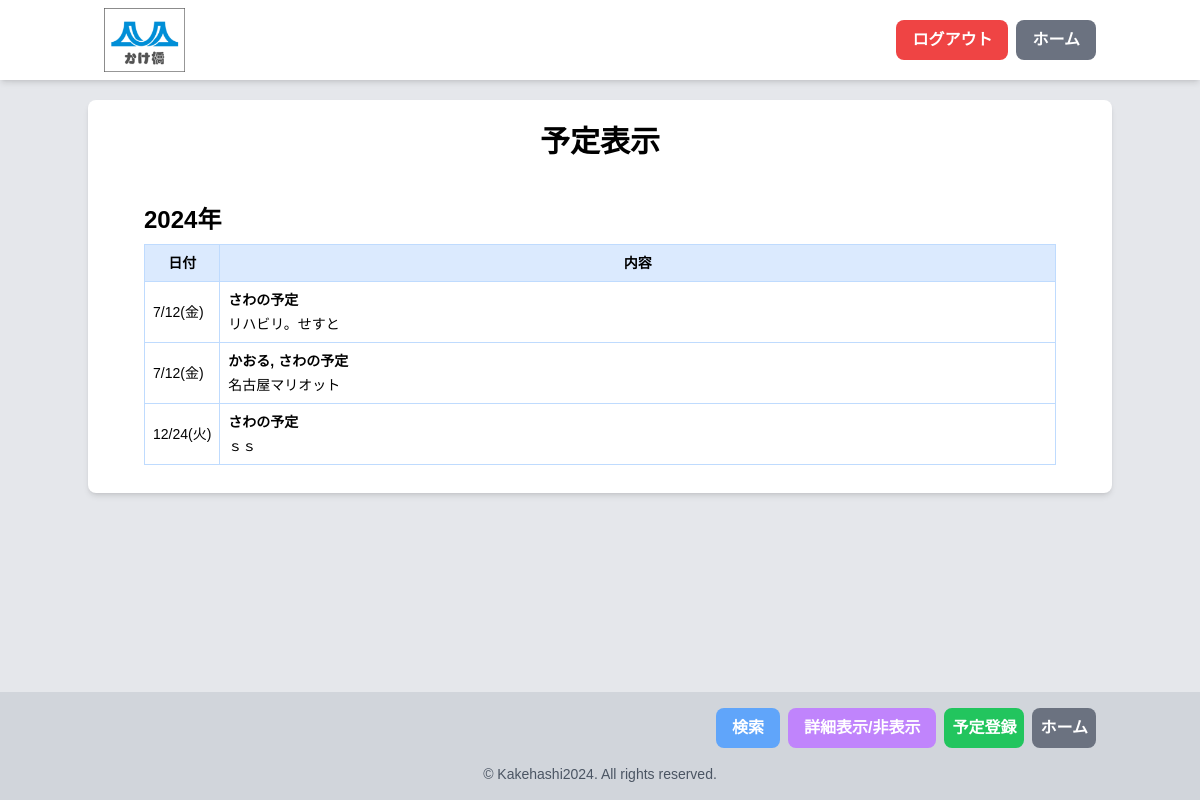
The app's page /schedule_view.php (signed in) with its own data.
### tables this page shows
CREATE TABLE `schedules` (
  `id` int(11) NOT NULL,
  `group_id` int(11) NOT NULL,
  `user_id` int(11) NOT NULL,
  `date` date NOT NULL,
  `content` text NOT NULL,
  `others` text DEFAULT NULL,
  `created_at` timestamp NOT NULL DEFAULT current_timestamp(),
  `updated_at` timestamp NOT NULL DEFAULT current_timestamp() ON UPDATE current_timestamp(),
  `updated_by` int(11) DEFAULT NULL
);

### funcs.php (called while the page is built, shortened)
<?php
function h($str) {
    return htmlspecialchars($str, ENT_QUOTES, 'UTF-8');
}

### schedule_view.php (the view, shortened to what this page needs)
<?php
require_once 'funcs.php';
$pdo = db_conn();
$query = "SELECT s.id, s.date, s.content, u.username as creator,
       GROUP_CONCAT(DISTINCT su.username SEPARATOR ', ') as shared_with,
       GROUP_CONCAT(DISTINCT sf_u.username SEPARATOR ', ') as schedule_for,
       s.others, s.created_at, s.updated_at, u2.username as updated_by
FROM schedules s
JOIN users u ON s.user_id = u.id
LEFT JOIN schedule_shares ss ON s.id = ss.schedule_id
LEFT JOIN users su ON ss.user_id = su.id
LEFT JOIN schedule_for sf ON s.id = sf.schedule_id
LEFT JOIN users sf_u ON sf.user_id = sf_u.id
LEFT JOIN users u2 ON s.updated_by = u2.id
WHERE s.group_id = ? AND (s.user_id = ? OR ss.user_id = ?)";
$params = [$_SESSION['group_id'], $_SESSION['user_id'], $_SESSION['user_id']];
$query .= " GROUP BY s.id ORDER BY s.date ASC";
$stmt = $pdo->prepare($query);
$stmt->execute($params);
$schedules = $stmt->fetchAll(PDO::FETCH_ASSOC);
$schedulesByYear = [];
foreach ($schedules as $schedule) {
    $year = date('Y', strtotime($schedule['date']));
    $schedulesByYear[$year][] = $schedule;
}
$weekdays = ['日', '月', '火', '水', '木', '金', '土'];
?>
<!DOCTYPE html>
<html lang="ja">
<head>
    <script src="https://cdn.tailwindcss.com"></script>
    <link rel="stylesheet" href="styles/main.css">
</head>
<body class="bg-gray-200" id="body">
    <?php include 'header0.php'; ?>
    <div class="pt-16 sm:pt-20">
        <main class="container mx-auto mt-5 mb-40">
            <div class="bg-white rounded-lg shadow-md p-1 sm:p-6">
                <div class="text-center mb-6">
                    <h1 class="text-2xl sm:text-3xl font-bold">予定表示</h1>
                </div>
                <div class="overflow-x-auto schedule_table">
                    <div class="inline-block w-full py-1 px-1 align-middle sm:px-6 lg:px-8">
                        <?php foreach ($schedulesByYear as $year => $yearSchedules) : ?>
                            <h3 class="text-xl sm:text-2xl font-bold mb-2 mt-4"><?= h($year) ?>年</h3>
                            <table class="min-w-full border-collapse border border-blue-200">
                                <thead>
                                    <tr class="bg-blue-100">
                                        <th class="text-left text-xs sm:text-sm font-semibold p-2 border border-blue-200 text-center">日付</th>
                                        <th class="text-left text-xs sm:text-sm font-semibold p-2 border border-blue-200 text-center">内容</th>
                                    </tr>
                                </thead>
                                <tbody>
                                    <?php foreach ($yearSchedules as $schedule) : ?>
                                        <?php
                                        $date = new DateTime($schedule['date']);
                                        $formattedDate = $date->format('n/j') . '(' . $weekdays[$date->format('w')] . ')';
                                        ?>
                                        <tr class="hover:bg-blue-50 transition-colors duration-200">
                                            <td class="text-xs sm:text-sm p-2 border border-blue-200"><?= h($formattedDate) ?></td>
                                            <td class="text-xs sm:text-sm border border-blue-200 schedule-cell">
                                                <div class="schedule-owner">
                                                    <?php if (!empty($schedule['schedule_for'])) : ?>
                                                        <?= h($schedule['schedule_for']) ?>の予定
                                                    <?php elseif (!empty($schedule['others'])) : ?>
                                                        <?= h($schedule['others']) ?>の予定
                                                    <?php else : ?>
                                                        <?= h($schedule['creator']) ?>の予定
                                                    <?php endif; ?>
                                                </div>
                                                <div class="schedule-content"><?= nl2br(h($schedule['content'])) ?></div>
                                            </td>
                                        </tr>
                                    <?php endforeach; ?>
                                </tbody>
                            </table>
                        <?php endforeach; ?>
                    </div>
                </div>
            </div>
        </main>
    </div>
    <?php include 'footer_schedule.php'; ?>
</body>
</html>

### styles/main.css (style rules this page uses)
body { font-family: 'Noto Sans JP', sans-serif; font-size: 18px; line-height: 1.6; }

### schedule_view.php (style rules this page uses)
.overflow-x-auto.schedule_table table td:first-of-type { width: 70px; }
.schedule-owner { font-weight: bold; text-align: left; margin-bottom: 0.25rem; }
.schedule-content { text-align: left; }
td.schedule-cell { padding: 0.5rem; }

### records on screen
schedules: date "7/12(金)", schedule_for "さわ", content "リハビリ。せすと"
schedules: date "7/12(金)", schedule_for "かおる, さわ", content "名古屋マリオット"
schedules: date "12/24(火)", schedule_for "さわ", content "ｓｓ"

### other values on screen
$year "2024"
